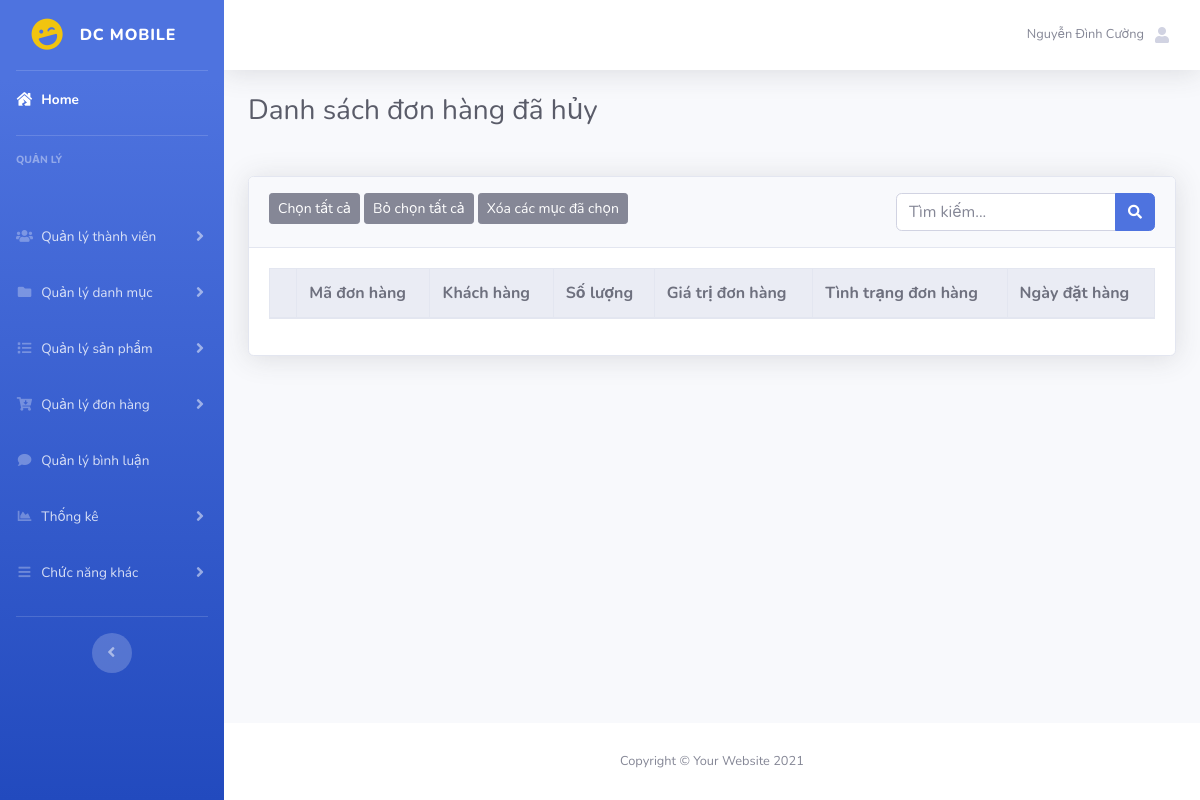
The page /admin/index.php?act=dahuy (signed in) on the database as committed earlier.
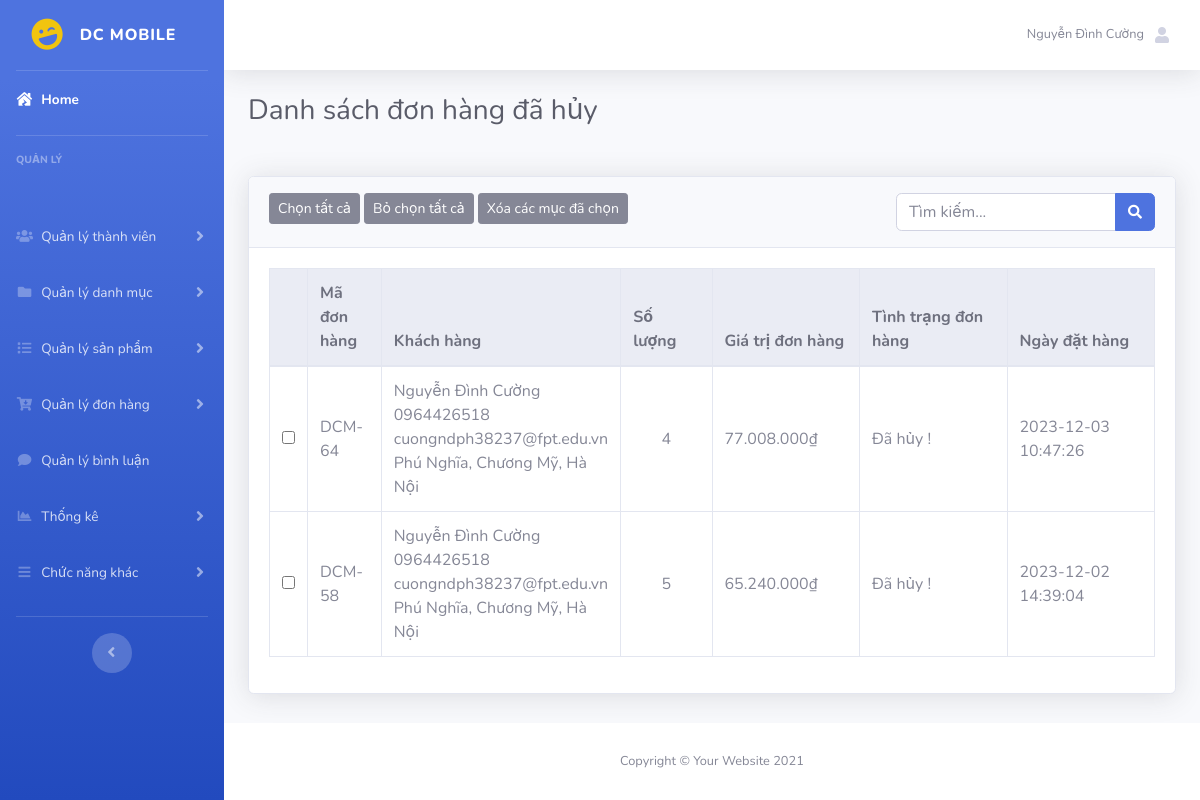
The same page on the database as committed later.
### tables this page shows
CREATE TABLE `donhang` (
  `id` int(11) NOT NULL,
  `idtaikhoan` int(5) NOT NULL,
  `hovatennhan` varchar(255) NOT NULL,
  `ngaydathang` datetime NOT NULL,
  `diachinhan` varchar(255) NOT NULL,
  `sodienthoainhan` varchar(20) NOT NULL,
  `phuongthuctt` tinyint(1) NOT NULL COMMENT '0. thanh toán khi nhận hàng 1. Chuyển khoản',
  `trangthai` tinyint(1) NOT NULL DEFAULT 0 COMMENT '0. chưa duyệt 1.Đã duyệt 2.Đơn hàng mới  3. Đang giao 4. Đã giao 5. Đã hủy',
  `thanhtoan` tinyint(1) NOT NULL DEFAULT 0 COMMENT '0. chưa thanh toán 1. Đã thanh toán'
);

CREATE TABLE `taikhoan` (
  `id` int(5) NOT NULL,
  `hovaten` varchar(50) DEFAULT NULL,
  `tendangnhap` varchar(50) NOT NULL,
  `matkhau` varchar(50) NOT NULL,
  `email` varchar(255) NOT NULL,
  `sodienthoai` varchar(20) DEFAULT NULL,
  `diachi` varchar(255) DEFAULT NULL,
  `role` tinyint(5) NOT NULL DEFAULT 0
);

### model/pdo.php (called while the page is built, shortened)
<?php
function pdo_get_connection(){
    $servername = "localhost";
    $username = "root";
    $password = "";
    try {
        $conn = new PDO("mysql:host=$servername;dbname=du_an_1", $username, $password);
        $conn->setAttribute(PDO::ATTR_ERRMODE, PDO::ERRMODE_EXCEPTION);
        return $conn;
    } catch(PDOException $e) {
        echo "Connection failed: " . $e->getMessage();
    }
}
function pdo_query($sql){
    $sql_args=array_slice(func_get_args(),1);
    try{
        $conn=pdo_get_connection();
        $stmt=$conn->prepare($sql);
        $stmt->execute($sql_args);
        $rows=$stmt->fetchAll();
        return $rows;
    }
    catch(PDOException $e){
        throw $e;
    }
    finally{
        unset($conn);
    }
}
?>

### model/donhang.php (called while the page is built, shortened)
<?php
    function dagiao($kyw,$trangthai){
        $query="SELECT donhang.id as iddh, donhang.idtaikhoan, donhang.hovatennhan, donhang.ngaydathang, donhang.diachinhan, donhang.sodienthoainhan, donhang.phuongthuctt, donhang.trangthai,
         SUM(chitietdonhang.soluong) as soluongct, SUM(chitietdonhang.thanhtien) as thanhtien,
         taikhoan.id as idtk, taikhoan.hovaten, taikhoan.tendangnhap, taikhoan.matkhau, taikhoan.email, taikhoan.sodienthoai, taikhoan.diachi FROM chitietdonhang
         INNER JOIN donhang ON donhang.id=chitietdonhang.iddonhang
         INNER JOIN taikhoan ON donhang.idtaikhoan=taikhoan.id WHERE 1";
        if($trangthai==4){
            $query.=" AND donhang.trangthai ='4'";
        }elseif($trangthai==5){
            $query.=" AND donhang.trangthai ='5'";
        }
        $query .=" GROUP BY chitietdonhang.iddonhang ORDER BY iddh desc";
        return pdo_query($query);
    }
?>

### admin/donhang/dahuy.php (the view)
 <div class="container-fluid">
    <h1 class="h3 mb-2 text-gray-800 mb-5">Danh sách đơn hàng đã hủy</h1>
    <form action="?act=dahuy" method="post">
        <div class="card shadow mb-4">
            <div class="card-header py-3">
                <button type="button" class="btn btn-secondary btn-sm" onclick="chontatca()">Chọn tất cả</button>
                <button type="button" class="btn btn-secondary btn-sm" onclick="bochontatca()">Bỏ chọn tất cả</button>
                <button type="submit" name="xoacacmucchon" class="btn btn-secondary btn-sm">Xóa các mục đã chọn</button>
                <div class="float-right">
                    <div class="input-group">
                        <input type="text" class="form-control" name="kyw" placeholder="Tìm kiếm...">
                        <div class="input-group-append">
                            <button class="btn btn-primary" type="submit" name="search">
                                <i class="fas fa-search fa-sm"></i>
                            </button>
                        </div>
                    </div>
                </div>
            </div>
            <div class="card-body">
                <div class="table-responsive">
                    <table class="table table-bordered" width="100%" cellspacing="0">
                        <thead class="thead-light">
                            <tr>
                                <th></th>
                                <th>Mã đơn hàng</th>
                                <th>Khách hàng</th>
                                <th>Số lượng</th>
                                <th>Giá trị đơn hàng</th>
                                <th>Tình trạng đơn hàng</th>
                                <th>Ngày đặt hàng</th>
                            </tr>
                        </thead>
                        <tbody>
                            <?php
                            foreach ($listdh as $dh) {
                                extract($dh);
                                if($trangthai==5) $trangthai="Đã hủy !";
                                echo '<tr>
                                        <td class="text-center align-middle"><input type="checkbox" name="select[]" id="" value="'.$iddh.'"></td>
                                        <td class="col-1 align-middle">DCM-'.$iddh.'</td>
                                        <td class="col-3 align-middle">
                                            '.$hovatennhan.' <br>
                                            '.$sodienthoainhan.' <br>
                                            '.$email.' <br>
                                            '.$diachinhan.'
                                        </td>
                                        <td class="text-center align-middle">'.$soluongct.'</td>
                                        <td  class="col-2 align-middle">'.number_format($thanhtien, 0, ',', '.').'₫</td>
                                        <td  class="col-2 align-middle">'.$trangthai.'</td>
                                        <td class="col-2 align-middle">'.$ngaydathang.'</td>
                                    </tr>';
                            }
                            ?>
                        </tbody>
                    </table>
                </div>
            </div>
        </div>
    </form>
</div>

Rows that differ between the two databases and show on the page:
added donhang: id "64", hovatennhan "Nguyễn Đình Cường", sodienthoainhan "0964426518", idtaikhoan.email "cuongndph38237@fpt.edu.vn", diachinhan "Phú Nghĩa, Chương Mỹ, Hà Nội", soluongct "4", thanhtien "77.008.000", trangthai "Đã hủy !", ngaydathang "2023-12-03 10:47:26"
added donhang: id "58", hovatennhan "Nguyễn Đình Cường", sodienthoainhan "0964426518", idtaikhoan.email "cuongndph38237@fpt.edu.vn", diachinhan "Phú Nghĩa, Chương Mỹ, Hà Nội", soluongct "5", thanhtien "65.240.000", trangthai "Đã hủy !", ngaydathang "2023-12-02 14:39:04"
